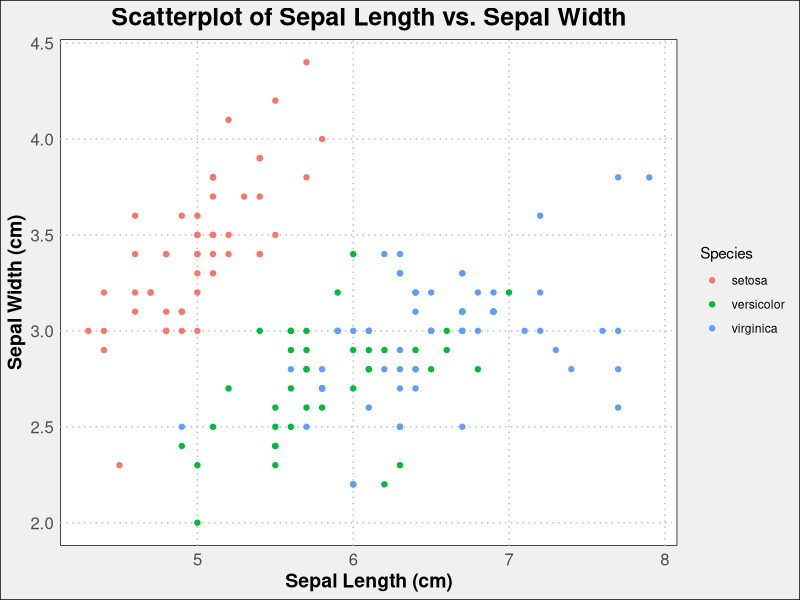
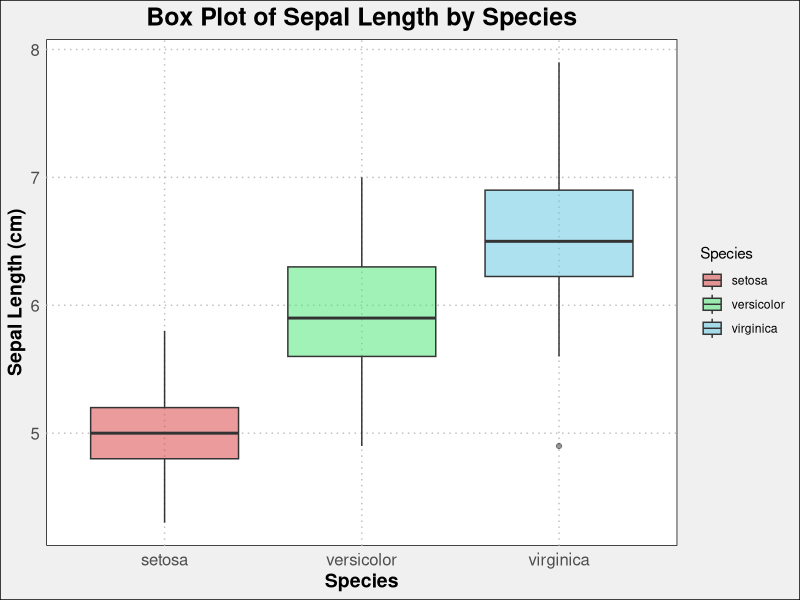
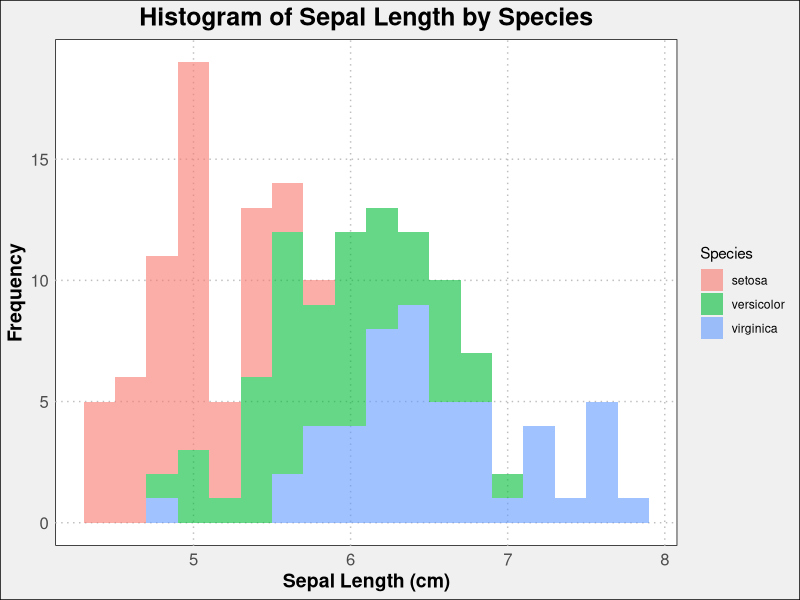
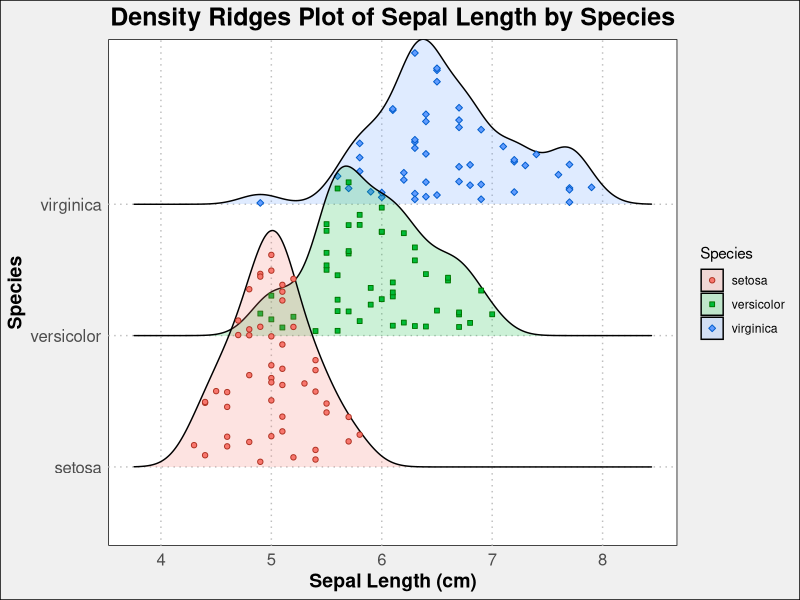

The R script that drew these images, in order:
## ---- chunk 1
knitr::opts_chunk$set(warning = FALSE)
## ---- chunk 2
library(ggplot2)    # For creating plots
library(dplyr)      # For data manipulation
library(ggthemes)   # For themes in ggplot
library(ggridges)   # For ridge plots
theme_set(theme_minimal())  # Set a minimal theme for plots
## ---- chunk 3
# Load the iris dataset
data("iris")

# Display information about the iris dataset
str(iris)  # Show the structure of the dataset
summarise(iris)  # Summarise the dataset

# Generate summary statistics for the first four columns of the iris dataset
summary(iris[, 1:4])
## ---- chunk 4
ggplot(iris, aes(x = Sepal.Length, y = Sepal.Width, color = Species)) +
  geom_point() +
  labs(
    title = "Scatterplot of Sepal Length vs. Sepal Width",
    x = "Sepal Length (cm)",
    y = "Sepal Width (cm)"
  ) +
  theme_minimal() +
  theme(
    axis.title.x = element_text(size = 14, face = "bold"),  # Increase font size and make it bold
    axis.title.y = element_text(size = 14, face = "bold"),
    axis.text = element_text(size = 12),  # Adjust axis text font size
    plot.title = element_text(size = 18, face = "bold", hjust = 0.5),  # Center the title and make it larger
    panel.grid.major = element_line(color = "gray", linetype = "dotted"),  # Add dotted grid lines
    panel.grid.minor = element_blank(),  # Remove minor grid lines
    panel.background = element_rect(fill = "white"),  # Set a white background
    plot.background = element_rect(fill = "#F0F0F0")  # Set a light gray plot background
  )
## ---- chunk 5
ggplot(iris, aes(x = Species, y = Sepal.Length, fill = Species)) +
  geom_boxplot(alpha = 0.5) +  
  labs(
    title = "Box Plot of Sepal Length by Species",
    x = "Species",
    y = "Sepal Length (cm)"
  ) +
  theme_minimal() +
  scale_fill_manual(values = c("#D73939", "#43E56F", "#5DC3E2")) +  
  theme(
    axis.title.x = element_text(size = 14, face = "bold"),
    axis.title.y = element_text(size = 14, face = "bold"),
    axis.text = element_text(size = 12),
    plot.title = element_text(size = 18, face = "bold", hjust = 0.5),
    panel.grid.major = element_line(color = "gray", linetype = "dotted"), 
    panel.grid.minor = element_blank(),
    panel.background = element_rect(fill = "white"),
    plot.background = element_rect(fill = "#F0F0F0")
  )
## ---- chunk 6
ggplot(iris, aes(x = Sepal.Length, fill = Species)) +
  geom_histogram(
    binwidth = 0.2,
    alpha = 0.6
  ) +
  labs(
    title = "Histogram of Sepal Length by Species",
    x = "Sepal Length (cm)",
    y = "Frequency"
  ) +
  theme_minimal() +
  theme(
    axis.title.x = element_text(size = 14, face = "bold"),
    axis.title.y = element_text(size = 14, face = "bold"),
    axis.text = element_text(size = 12),
    plot.title = element_text(size = 18, face = "bold", hjust = 0.5),
    panel.grid.major = element_line(color = "gray", linetype = "dotted"),
    panel.grid.minor = element_blank(),
    panel.background = element_rect(fill = "white"),
    plot.background = element_rect(fill = "#F0F0F0")
  )
## ---- chunk 7
ggplot(iris, aes(x = Sepal.Length, y = Species, fill = Species)) +
  geom_density_ridges(
    aes(point_color = Species, point_fill = Species, point_shape = Species),  # Colour the points based on Species
    alpha = .2,  # Set the transparency of the density ridges
    point_alpha = 1,  # Set the transparency of the points
    jittered_points = TRUE  # Add jitter to avoid overlapping points
  ) +
  labs(
    title = "Density Ridges Plot of Sepal Length by Species",
    x = "Sepal Length (cm)",
    y = "Species"
  ) +
  scale_point_color_hue(l = 40) +  # Adjust the hue of point colours
  scale_discrete_manual(aesthetics = "point_shape", values = c(21, 22, 23)) +  # Set specific shapes for points
  theme_minimal() +  # Use a minimal theme
  theme(
    axis.title.x = element_text(size = 14, face = "bold"),
    axis.title.y = element_text(size = 14, face = "bold"),
    axis.text = element_text(size = 12),
    plot.title = element_text(size = 18, face = "bold", hjust = 0.5),
    panel.grid.major = element_line(color = "gray", linetype = "dotted"),  # Add dotted grid lines
    panel.grid.minor = element_blank(),
    panel.background = element_rect(fill = "white"),  # Set panel background colour
    plot.background = element_rect(fill = "#F0F0F0")  # Set plot background colour
  )
## ---- chunk 8
aggregate(. ~ iris$Species, data = iris[, 1:4], FUN = function(x) c(mean = mean(x), median = median(x), sd = sd(x)))
## ---- chunk 9
anova_lm <- aov(Sepal.Length ~ Species, data = iris)
summary(anova_lm)
## ---- chunk 10
set.seed(123)
## ---- chunk 11
sample_indices <- sample(1:nrow(iris), 0.7 * nrow(iris))
train_data <- iris[sample_indices, ]
test_data <- iris[-sample_indices, ]
## ---- chunk 12
model <- glm(Species ~ Sepal.Length + Sepal.Width + Petal.Length + Petal.Width, data = train_data, family = "binomial")
## ---- chunk 13
predicted_probs <- predict(model, newdata = test_data, type = "response")
predicted_classes <- ifelse(predicted_probs > 0.5, "versicolor", "setosa")
## ---- chunk 14
accuracy <- mean(predicted_classes == test_data$Species)
cat("Accuracy:", accuracy)
## ---- chunk 15
rm(list = ls())
dev.off()
